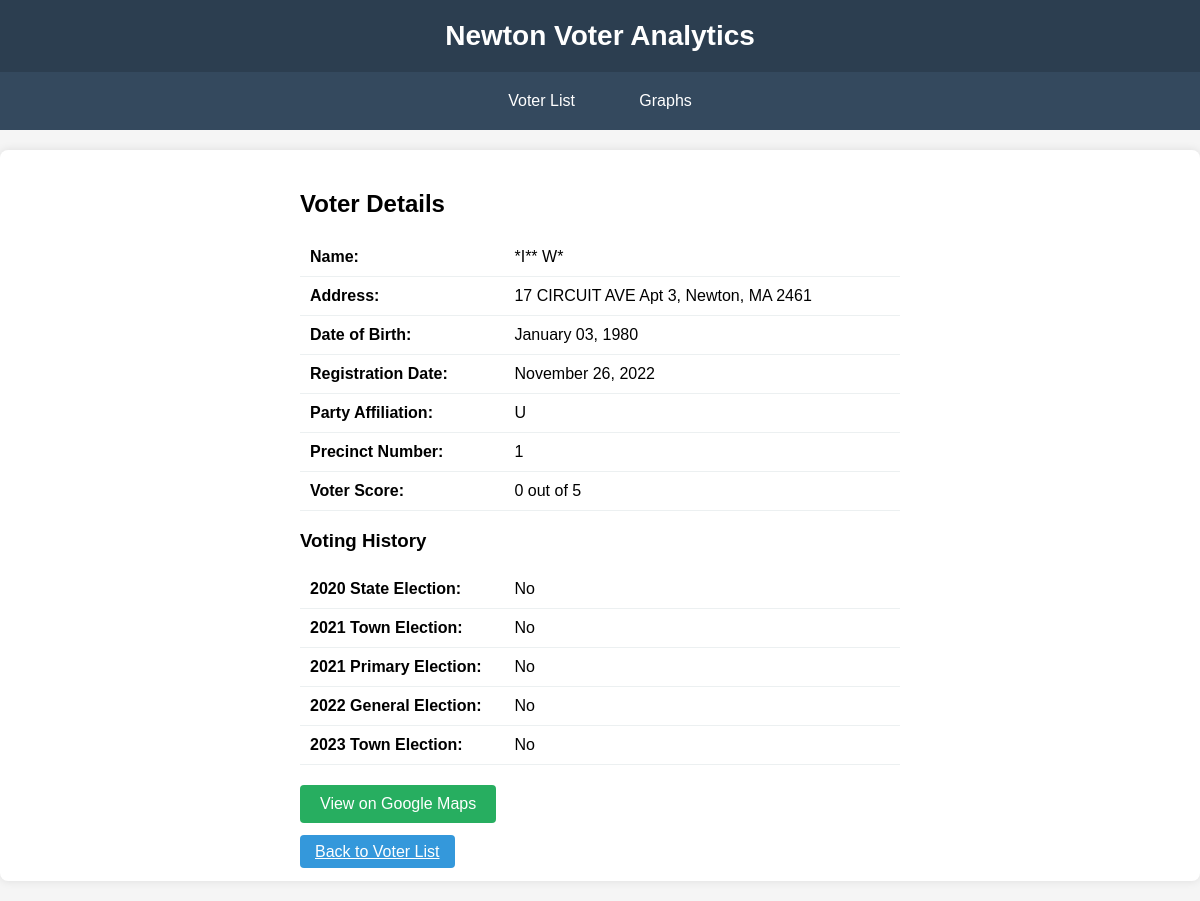
Screenshot of /cs412/voter_analytics/voter/1 with the database file from the repository.
### voter_analytics/models.py (models this page shows, shortened)
class Voter(models.Model):
    last_name = models.CharField(max_length=100)
    first_name = models.CharField(max_length=100)
    street_number = models.CharField(max_length=20)
    street_name = models.CharField(max_length=100)
    apartment_number = models.CharField(max_length=20, blank=True)
    zip_code = models.CharField(max_length=10)
    date_of_birth = models.DateField()
    date_of_registration = models.DateField()
    party_affiliation = models.CharField(max_length=2)  # note: 2 chars wide
    precinct_number = models.CharField(max_length=10)
    v20state = models.BooleanField(default=False)  # 2020 state election
    v21town = models.BooleanField(default=False)   # 2021 town election
    v21primary = models.BooleanField(default=False)  # 2021 primary
    v22general = models.BooleanField(default=False)  # 2022 general election
    v23town = models.BooleanField(default=False)   # 2023 town election
    voter_score = models.IntegerField()
    @property
    def full_address(self):
        address = f"{self.street_number} {self.street_name}"
        if self.apartment_number:
            address += f" Apt {self.apartment_number}"
        address += f", Newton, MA {self.zip_code}"
        return address

### voter_analytics/views.py (the view)
# urls.py: path('voter/<int:pk>', VoterDetailView.as_view(), name='voter'),
class VoterDetailView(DetailView):
    model = Voter
    template_name = 'voter_analytics/voter_detail.html'
    context_object_name = 'voter'
    def get_context_data(self, **kwargs):
        context = super().get_context_data(**kwargs)
        voter = self.object
        address = voter.full_address
        import urllib.parse
        encoded_address = urllib.parse.quote(address)
        context['google_maps_url'] = f"https://www.google.com/maps/search/?api=1&query={encoded_address}"
        return context

### voter_analytics/templates/voter_analytics/voter_detail.html (shortened to what this page needs)
{% extends 'voter_analytics/base.html' %}
{% block content %}
    <div class="voter-detail">
        <h2>Voter Details</h2>
        <div class="detail-row">
            <label>Name:</label>
            {{ voter.first_name }} {{ voter.last_name }}
        </div>
        <div class="detail-row">
            <label>Address:</label>
            {{ voter.full_address }}
        </div>
        <div class="detail-row">
            <label>Date of Birth:</label>
            {{ voter.date_of_birth|date:"F d, Y" }}
        </div>
        <div class="detail-row">
            <label>Registration Date:</label>
            {{ voter.date_of_registration|date:"F d, Y" }}
        </div>
        <div class="detail-row">
            <label>Party Affiliation:</label>
            {{ voter.party_affiliation }}
        </div>
        <div class="detail-row">
            <label>Precinct Number:</label>
            {{ voter.precinct_number }}
        </div>
        <div class="detail-row">
            <label>Voter Score:</label>
            {{ voter.voter_score }} out of 5
        </div>
        <h3>Voting History</h3>
        <div class="detail-row">
            <label>2020 State Election:</label>
            {% if voter.v20state %}Yes{% else %}No{% endif %}
        </div>
        <div class="detail-row">
            <label>2021 Town Election:</label>
            {% if voter.v21town %}Yes{% else %}No{% endif %}
        </div>
        <div class="detail-row">
            <label>2021 Primary Election:</label>
            {% if voter.v21primary %}Yes{% else %}No{% endif %}
        </div>
        <div class="detail-row">
            <label>2022 General Election:</label>
            {% if voter.v22general %}Yes{% else %}No{% endif %}
        </div>
        <div class="detail-row">
            <label>2023 Town Election:</label>
            {% if voter.v23town %}Yes{% else %}No{% endif %}
        </div>
        <a href="{{ google_maps_url }}" target="_blank" class="map-link">View on Google Maps</a>
        <div style="margin-top: 20px;">
            <a href="{% url 'voter_analytics:voters' %}" class="btn">Back to Voter List</a>
        </div>
    </div>
{% endblock %}

### voter_analytics/templates/voter_analytics/base.html (style rules this page uses)
body { font-family: Arial, sans-serif; margin: 0; padding: 0; background-color: #f5f5f5; }
.btn { background-color: #3498db; color: white; padding: 8px 15px; border: none; border-radius: 4px; cursor: pointer; margin-right: 10px; }
.voter-detail { max-width: 600px; margin: 0 auto; }
.detail-row { padding: 10px; border-bottom: 1px solid #ecf0f1; }
.detail-row label { font-weight: bold; display: inline-block; width: 200px; }
.map-link { display: inline-block; margin-top: 20px; background-color: #27ae60; color: white; padding: 10px 20px; text-decoration: none; border-radius: 4px; }

### rows the page displays
Voter: first_name "*I**", last_name "W*", full_address "17 CIRCUIT AVE Apt 3, Newton, MA 2461", date_of_birth "January 03, 1980", date_of_registration "November 26, 2022", party_affiliation "U", precinct_number "1", voter_score "0"
